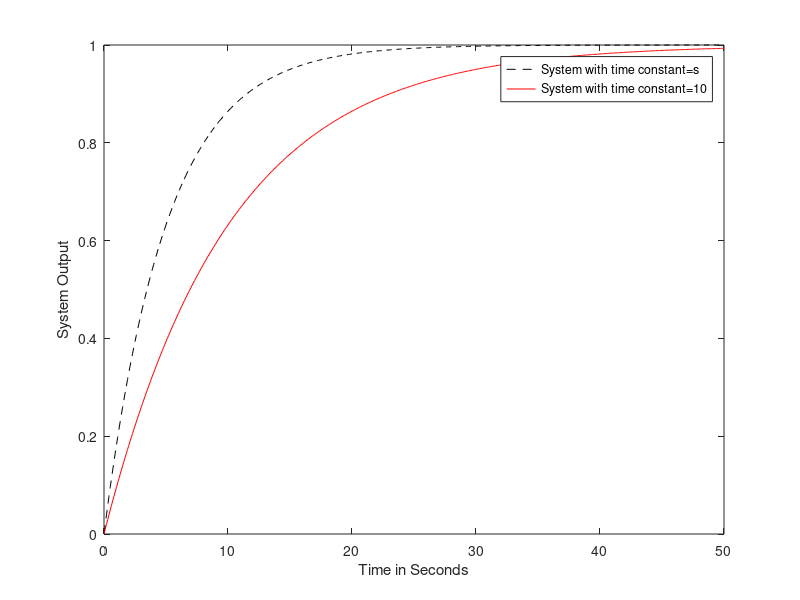

The MATLAB source for this figure:
%pkg load control;
clear all;
close all;
clc;
s = tf('s');
sys1=1/(1+5*s);
sys2=1/(1+10*s);
t=0:0.1:50;
y1 = step(sys1,t);
y2 = step(sys2,t);
figure()
plot(t,y1,'k--');
hold on
plot (t,y2,'r');
xlabel("Time in Seconds");
ylabel("System Output");
legend('System with time constant=s','System with time constant=10');
